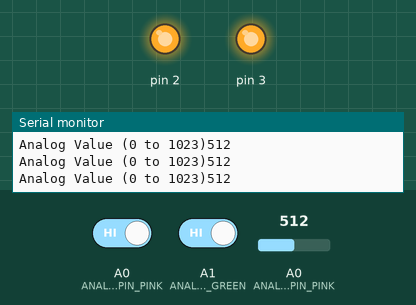
Simulated run of this sketch. Board: Arduino Uno, built with avr-gcc and run on an emulated ATmega328P. Shown: output pins drawn as LEDs (lit = HIGH), the last lines printed to the serial monitor. The test bench sets the inputs (shaded band); at power-on: A0 (ANALOG_SENSOR_PIN_PINK) HIGH, A1 (ANALOG_SENSOR_PIN_GREEN) HIGH, A0 (ANALOG_SENSOR_PIN_PINK) = 512.

Above: at 1.3 s.
1.4 s: A0 (ANALOG_SENSOR_PIN_PINK) driven LOW
At 2.7 s:
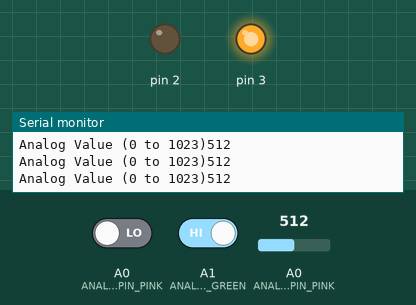
3.0 s: A1 (ANALOG_SENSOR_PIN_GREEN) driven LOW
At 3.9 s:
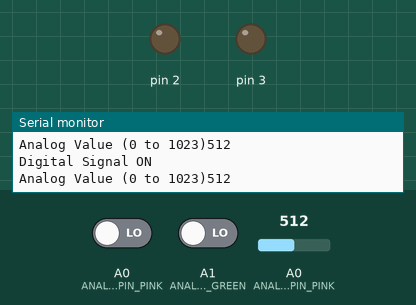
5.0 s: A0 (ANALOG_SENSOR_PIN_PINK) driven HIGH
At 5.5 s:
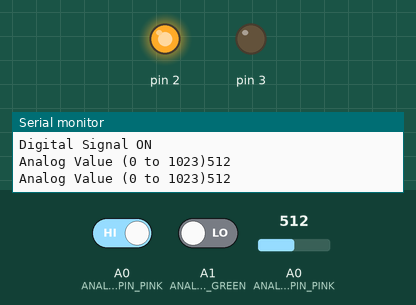
6.5 s: A1 (ANALOG_SENSOR_PIN_GREEN) driven HIGH
At 7.9 s:
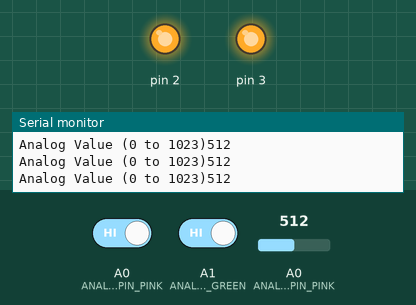
Timing chart, 0 to 9.0 s (numbered marks = the images above; inputs shaded):
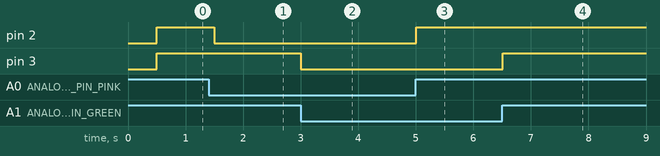

Measured:
- after the input at 1.4 s, pin 2: HIGH → LOW after 0.10 s
- after the input at 3.0 s, pin 3: HIGH → LOW at once
- after the input at 5.0 s, pin 2: LOW → HIGH at once
- after the input at 6.5 s, pin 3: LOW → HIGH at once

The sketch:

light_sensors.ino
```cpp
/* YourDuino Electronic Brick Test:
 Light Sensor Analog + Digital AB-890202
 terry@yourduino.com */

/*-----( Declare Constants )-----*/
#define ANALOG_SENSOR_PIN_PINK   A0
#define ANALOG_SENSOR_PIN_GREEN  A1

/*-----( Declare Variables )-----*/
int  switch_state_pink;  /* Holds the last digital value */
int  switch_state_green;
int  LightAnalogValue; /* Holds the last analog value */
int switchState = 0;

void setup()   /*----( SETUP: RUNS ONCE )----*/
{
  Serial.begin(9600);          // Enable the Serial data output
  Serial.println("YourDuino Light Sensor Test 1.10 ");
  pinMode(2, OUTPUT);
  pinMode(3, OUTPUT);

}/*--(end setup )---*/

void loop()   /*----( LOOP: RUNS CONSTANTLY )----*/


// This module is ACTIVE LOW when a reflection is seen
{
  LightAnalogValue = analogRead(ANALOG_SENSOR_PIN_PINK);  //Read the voltage from sensor
  Serial.print("Analog Value (0 to 1023)");
  Serial.println(LightAnalogValue,DEC);      // Send result to Serial Monitor
  delay(500);

  switch_state_pink = digitalRead(ANALOG_SENSOR_PIN_PINK);
  switch_state_green = digitalRead(ANALOG_SENSOR_PIN_GREEN);

  if (switch_state_pink == LOW && switch_state_green == LOW)
  {
    digitalWrite(2, LOW);
    digitalWrite(3, LOW);
    Serial.println("Digital Signal ON ");
  }
  else if (switch_state_pink == HIGH && switch_state_green == LOW)
  {
    digitalWrite(2, HIGH);
    digitalWrite(3, LOW);
  }
  else if (switch_state_pink == LOW && switch_state_green == HIGH)
  {
    digitalWrite(2, LOW);
    digitalWrite(3, HIGH);
  }
  else
  {
    digitalWrite(2, HIGH);
    digitalWrite(3, HIGH);
  }


}/* --(end main loop )-- */

/* ( THE END ) */
```
